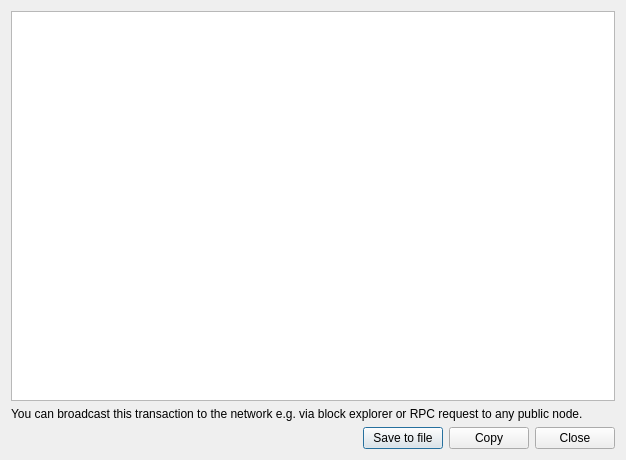
<?xml version="1.0" encoding="UTF-8"?>
<ui version="4.0">
 <class>ExportRawTransactionDialog</class>
 <widget class="QDialog" name="ExportRawTransactionDialog">
  <property name="geometry">
   <rect>
    <x>0</x>
    <y>0</y>
    <width>626</width>
    <height>460</height>
   </rect>
  </property>
  <property name="minimumSize">
   <size>
    <width>600</width>
    <height>150</height>
   </size>
  </property>
  <property name="maximumSize">
   <size>
    <width>16777215</width>
    <height>16777215</height>
   </size>
  </property>
  <property name="windowTitle">
   <string>Export raw transaction</string>
  </property>
  <property name="windowIcon">
   <iconset resource="../../resources.qrc">
    <normaloff>:/images/cryptonote</normaloff>:/images/cryptonote</iconset>
  </property>
  <layout class="QVBoxLayout" name="verticalLayout">
   <item>
    <layout class="QHBoxLayout" name="horizontalLayout_3">
     <property name="topMargin">
      <number>0</number>
     </property>
     <item>
      <widget class="QTextEdit" name="m_txEdit">
       <property name="readOnly">
        <bool>true</bool>
       </property>
       <property name="acceptRichText">
        <bool>false</bool>
       </property>
      </widget>
     </item>
    </layout>
   </item>
   <item>
    <widget class="QLabel" name="label">
     <property name="text">
      <string>You can broadcast this transaction to the network e.g. via block explorer or RPC request to any public node.</string>
     </property>
    </widget>
   </item>
   <item>
    <layout class="QHBoxLayout" name="horizontalLayout">
     <item>
      <spacer name="horizontalSpacer">
       <property name="orientation">
        <enum>Qt::Horizontal</enum>
       </property>
       <property name="sizeHint" stdset="0">
        <size>
         <width>40</width>
         <height>20</height>
        </size>
       </property>
      </spacer>
     </item>
     <item>
      <widget class="QPushButton" name="m_saveTxButton">
       <property name="text">
        <string>Save to file</string>
       </property>
       <property name="icon">
        <iconset resource="../../resources.qrc">
         <normaloff>:/icons/save</normaloff>:/icons/save</iconset>
       </property>
      </widget>
     </item>
     <item>
      <widget class="QPushButton" name="m_copyTxButton">
       <property name="text">
        <string>Copy</string>
       </property>
       <property name="icon">
        <iconset resource="../../resources.qrc">
         <normaloff>:/icons/copy_white</normaloff>:/icons/copy_white</iconset>
       </property>
      </widget>
     </item>
     <item>
      <widget class="QPushButton" name="ClosePushButton">
       <property name="text">
        <string>Close</string>
       </property>
      </widget>
     </item>
    </layout>
   </item>
  </layout>
 </widget>
 <resources>
  <include location="../../resources.qrc"/>
 </resources>
 <connections>
  <connection>
   <sender>ClosePushButton</sender>
   <signal>clicked()</signal>
   <receiver>ExportRawTransactionDialog</receiver>
   <slot>accept()</slot>
   <hints>
    <hint type="sourcelabel">
     <x>622</x>
     <y>274</y>
    </hint>
    <hint type="destinationlabel">
     <x>333</x>
     <y>149</y>
    </hint>
   </hints>
  </connection>
  <connection>
   <sender>m_copyTxButton</sender>
   <signal>clicked()</signal>
   <receiver>ExportRawTransactionDialog</receiver>
   <slot>copyTx()</slot>
   <hints>
    <hint type="sourcelabel">
     <x>711</x>
     <y>68</y>
    </hint>
    <hint type="destinationlabel">
     <x>419</x>
     <y>44</y>
    </hint>
   </hints>
  </connection>
  <connection>
   <sender>m_saveTxButton</sender>
   <signal>clicked()</signal>
   <receiver>ExportRawTransactionDialog</receiver>
   <slot>saveTxToFile()</slot>
   <hints>
    <hint type="sourcelabel">
     <x>412</x>
     <y>127</y>
    </hint>
    <hint type="destinationlabel">
     <x>312</x>
     <y>74</y>
    </hint>
   </hints>
  </connection>
 </connections>
</ui>
